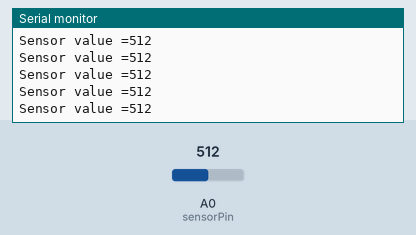
Simulated run of this sketch. Board: Arduino Uno, built with avr-gcc and run on an emulated ATmega328P. On the bench: the last lines printed to the serial monitor. The inputs (shaded band) are chosen by the test bench; at power-on: A0 (sensorPin) = 512.

Above: at 1.2 s.
1.3 s: A0 (sensorPin) set to 992
At 2.2 s:
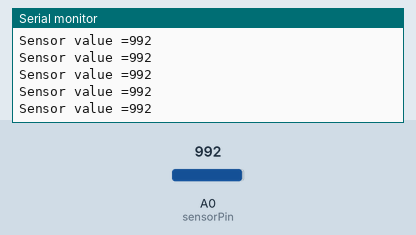
4.3 s: A0 (sensorPin) set to 1012
At 5.4 s:
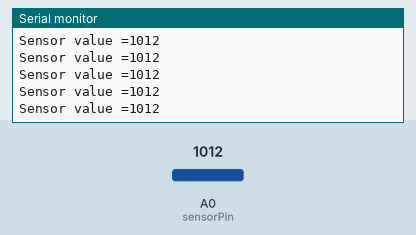
16.3 s: A0 (sensorPin) set to 8
At 17.2 s:
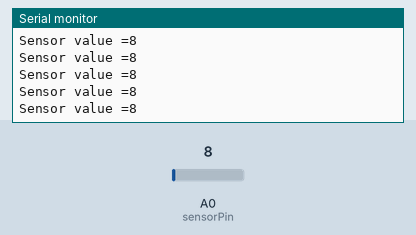
17.8 s: A0 (sensorPin) set to 11
At 18.5 s:
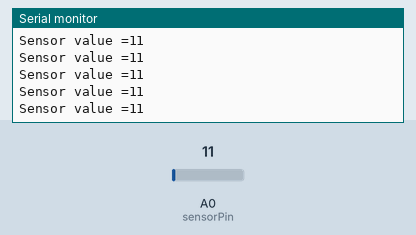
Timing chart, 0 to 20.8 s (numbered marks = the images above; inputs shaded):
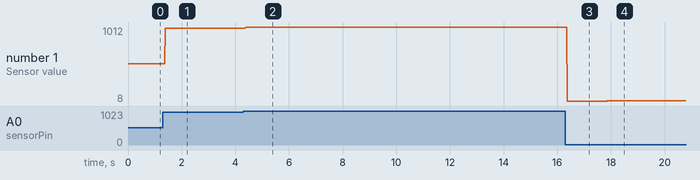

The sketch:

arduinoInput.ino
```cpp
/* Interactive LED Project
 Example code for ENG1400 Interactive LED

 Code modified by: D. Godrick
 Using example from B. Huang at SparkFun
 Date: 08/22/14

 */

int sensorPin = A0;

void setup(){
  pinMode(sensorPin, INPUT);
  Serial.begin(9600);  //needed to communicate
}

void loop(){
  int potLevel = analogRead(sensorPin);
  Serial.print("Sensor value =");
  Serial.print(potLevel);
  Serial.println();
}
```

Measured:
- after the input at 1.3 s, the serial monitor: prints a new line after 0.08 s (image 1)
- after the input at 4.3 s, the serial monitor: prints a new line after 0.09 s (image 2)
- after the input at 16.3 s, the serial monitor: prints a new line after 0.07 s (image 3)
- after the input at 17.8 s, the serial monitor: prints a new line after 0.07 s (image 4)
- plotted number 1: 512 → 992 after the input at 1.3 s, 992 → 1012 after the input at 4.3 s, 1012 → 8 after the input at 16.3 s, 8 → 11 after the input at 17.8 s
